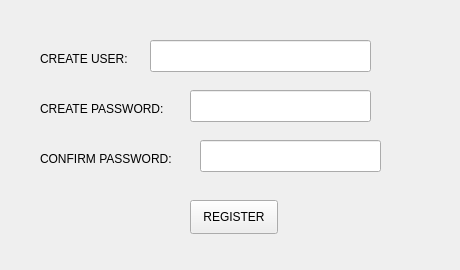
<?xml version="1.0" encoding="UTF-8"?>
<ui version="4.0">
 <class>REGISTER</class>
 <widget class="QWidget" name="REGISTER">
  <property name="windowModality">
   <enum>Qt::ApplicationModal</enum>
  </property>
  <property name="geometry">
   <rect>
    <x>0</x>
    <y>0</y>
    <width>460</width>
    <height>270</height>
   </rect>
  </property>
  <property name="minimumSize">
   <size>
    <width>460</width>
    <height>270</height>
   </size>
  </property>
  <property name="maximumSize">
   <size>
    <width>460</width>
    <height>270</height>
   </size>
  </property>
  <property name="windowTitle">
   <string>Form</string>
  </property>
  <widget class="QLabel" name="label">
   <property name="geometry">
    <rect>
     <x>40</x>
     <y>50</y>
     <width>111</width>
     <height>18</height>
    </rect>
   </property>
   <property name="text">
    <string>CREATE USER:</string>
   </property>
  </widget>
  <widget class="QLabel" name="label_2">
   <property name="geometry">
    <rect>
     <x>40</x>
     <y>100</y>
     <width>151</width>
     <height>18</height>
    </rect>
   </property>
   <property name="text">
    <string>CREATE PASSWORD:</string>
   </property>
  </widget>
  <widget class="QLineEdit" name="create_user">
   <property name="geometry">
    <rect>
     <x>150</x>
     <y>40</y>
     <width>221</width>
     <height>32</height>
    </rect>
   </property>
  </widget>
  <widget class="QLineEdit" name="create_passw">
   <property name="geometry">
    <rect>
     <x>190</x>
     <y>90</y>
     <width>181</width>
     <height>32</height>
    </rect>
   </property>
   <property name="echoMode">
    <enum>QLineEdit::Password</enum>
   </property>
  </widget>
  <widget class="QLabel" name="label_3">
   <property name="geometry">
    <rect>
     <x>40</x>
     <y>150</y>
     <width>161</width>
     <height>18</height>
    </rect>
   </property>
   <property name="text">
    <string>CONFIRM PASSWORD:</string>
   </property>
  </widget>
  <widget class="QLineEdit" name="cnf_passw">
   <property name="geometry">
    <rect>
     <x>200</x>
     <y>140</y>
     <width>181</width>
     <height>32</height>
    </rect>
   </property>
   <property name="echoMode">
    <enum>QLineEdit::Password</enum>
   </property>
  </widget>
  <widget class="QPushButton" name="BOTON_REGI2">
   <property name="geometry">
    <rect>
     <x>190</x>
     <y>200</y>
     <width>88</width>
     <height>34</height>
    </rect>
   </property>
   <property name="text">
    <string>REGISTER</string>
   </property>
  </widget>
 </widget>
 <resources/>
 <connections/>
</ui>
